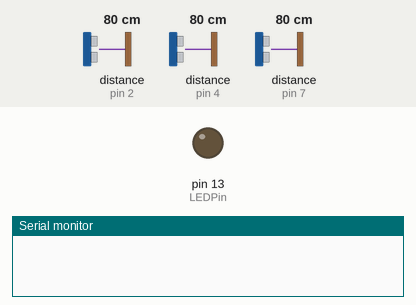
This sketch was run on a simulated Arduino Uno, built with avr-gcc and run on an emulated ATmega328P. Parts: output pins drawn as LEDs (lit = HIGH), the last lines printed to the serial monitor. Dashed ring = blinking. Inputs (shaded band) come from the test bench; at power-on: distance to the obstacle (sensors on pin 2, pin 7, pin 4) 80 cm. The echo pulse lasts 58.3 µs per cm; pins used as bus, display or sensor lines are not drawn.

Above: at 1.2 s.
1.3 s: distance to the obstacle (sensor on pin 2) set to 250 cm
7.3 s: distance to the obstacle (sensor on pin 7) set to 250 cm
At 8.4 s:
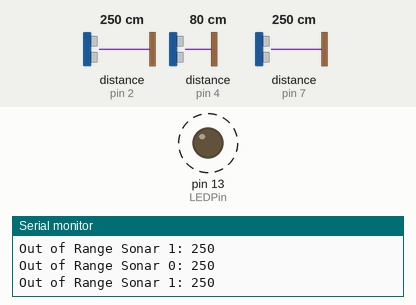
10.3 s: distance to the obstacle (sensor on pin 2) set to 2 cm
At 11.4 s:
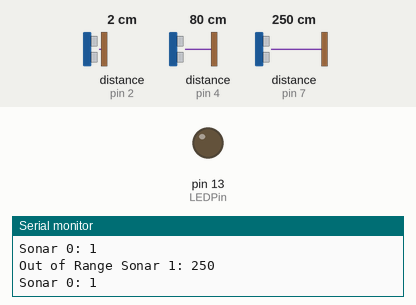
13.3 s: distance to the obstacle (sensor on pin 4) set to 203 cm
At 14.2 s:
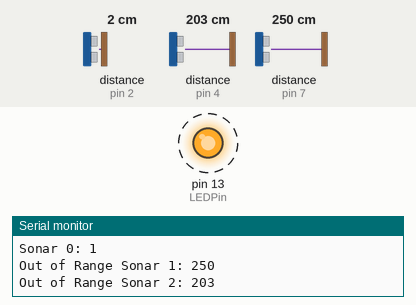
14.9 s: distance to the obstacle (sensor on pin 4) set to 9 cm
At 15.5 s:
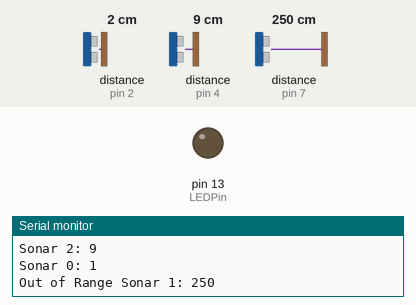
Timing chart, 0 to 17.4 s (numbered marks = the images above; inputs shaded):
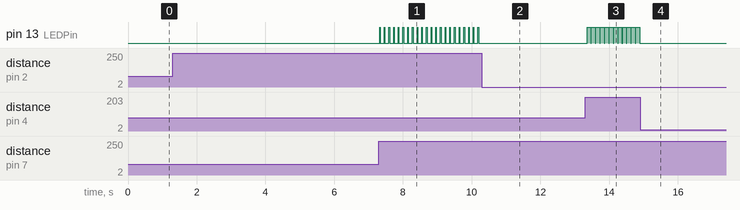

The sketch:

MultiSonar.ino
```cpp
/*
HC-SR04 Ping distance sensor:
VCC to arduino 5v
GND to arduino GND
Echo to Arduino pin 7
Trig to Arduino pin 8

This sketch originates from Virtualmix: http://goo.gl/kJ8Gl
Has been modified by Winkle ink here: http://winkleink.blogspot.com.au/2012/05/arduino-hc-sr04-ultrasonic-distance.html
And modified further by ScottC here: http://arduinobasics.blogspot.com.au/2012/11/arduinobasics-hc-sr04-ultrasonic-sensor.html
on 10 Nov 2012.
*/


#define pulse 8 // Trigger Pin
#define LEDPin 13 // Onboard LED
#define NUM_SENSORS 3

int deg = 0;
int maximumRange = 200; // Maximum range needed
int minimumRange = 0; // Minimum range needed
long duration, distance; // Duration used to calculate distance
int echoPin[8];

void setup() {
    Serial.begin (9600);
    echoPin[0] = 2;
    echoPin[1] = 7; // Echo Pin
    echoPin[2] = 4;
    echoPin[3] = 7; // Echo Pin change later
    echoPin[4] = 2;
    echoPin[5] = 7; // Echo Pin
    echoPin[6] = 2;
    echoPin[7] = 7; // Echo Pin
    pinMode(pulse, OUTPUT);
    pinMode(echoPin[0], INPUT);
    pinMode(echoPin[1], INPUT);
    pinMode(echoPin[2], INPUT);
    //pinMode(echoPin[3], INPUT);
    //pinMode(echoPin[4], INPUT);
    //pinMode(echoPin[5], INPUT);
    //pinMode(echoPin[6], INPUT);
    //pinMode(echoPin[7], INPUT);
    pinMode(LEDPin, OUTPUT); // Use LED indicator (if required)
}

void loop() {
    /* The following trigPin/echoPin cycle is used to determine the
    distance of the nearest object by bouncing soundwaves off of it. */
    digitalWrite(pulse, LOW);
    delayMicroseconds(2);
    for(int i = 0;i < NUM_SENSORS;i++)
    {
        digitalWrite(pulse, HIGH);
        delayMicroseconds(10);
        digitalWrite(pulse, LOW);
        readDist(i);
    }
    delay(100);
}

void readDist(int direction)
{
    duration = pulseIn(echoPin[direction], HIGH);
    //Calculate the distance (in cm) based on the speed of sound.
    distance = duration / 58.2;
    if (distance >= maximumRange || distance <= minimumRange){
        /* Send a negative number to computer and Turn LED ON
        to indicate "out of range" */
        Serial.print("Out of Range Sonar ");//testing
        Serial.print(direction);
        Serial.print(": ");
        Serial.println(distance);
        digitalWrite(LEDPin, HIGH);
    } else {
        /* Send the distance to the computer using Serial protocol, and
        turn LED OFF to indicate successful reading. */
        if(distance <= 61)
        {
            deg = direction * 45;
            Serial.print("Sonar ");
            Serial.print(direction);
            Serial.print(": ");
            Serial.println(distance);
            //stop and move opposite direction
            //move(cm,degrees);
            //move(20,(deg + (deg >= 180) ? -180 : 180);
        }
        digitalWrite(LEDPin, LOW);
    }
}
```

Measured:
- after the input at 7.3 s, pin 13 (LEDPin): alternates HIGH for 0.02 s and LOW for 0.12 s, starting at once
- after the input at 10.3 s, pin 13 (LEDPin): stops changing and stays LOW
- after the input at 13.3 s, pin 13 (LEDPin): alternates HIGH for 0.11 s and LOW for 0.02 s, starting after 0.06 s
- after the input at 14.9 s, pin 13 (LEDPin): stops changing and stays LOW
